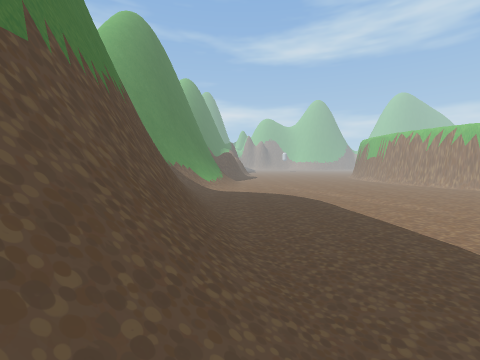
[1] (above)

22 first-person views from a walk through a scene from a Unity 3-D project. The camera is 1.5 m above the floor, tilts 4° down and sees 90° across. The floor is counted in squares, 1 m on a side. Each view is taken from the middle of a square. On the plan, view 1 faces up. The plan holds only what a view shows up to about 13 squares ahead; the rest is blank. The place goes on beyond the plan. Some animated figures are not drawn. Some surface patterns are stand-ins.

[2]
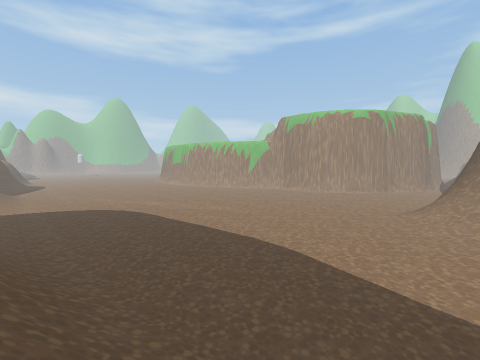

[3]
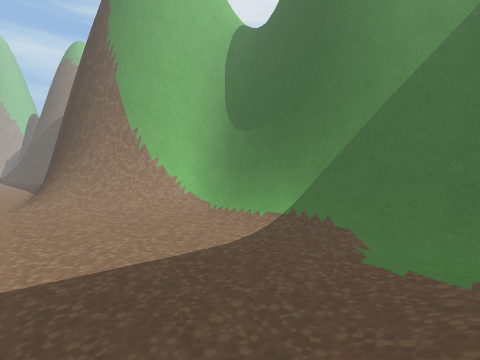

[4]
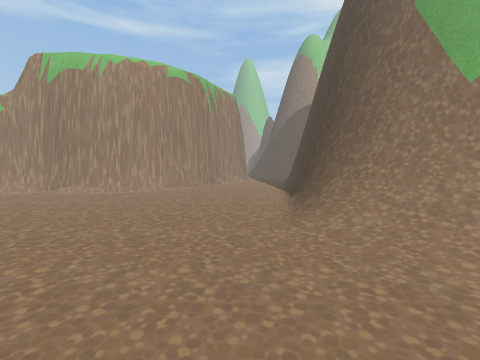

[5]
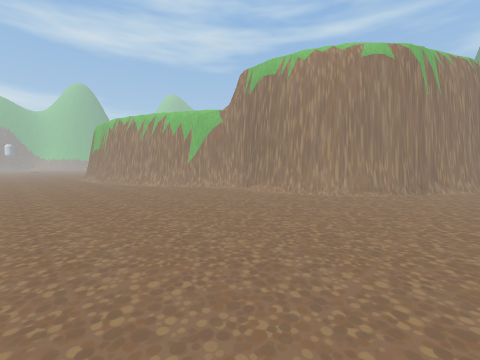

[6]
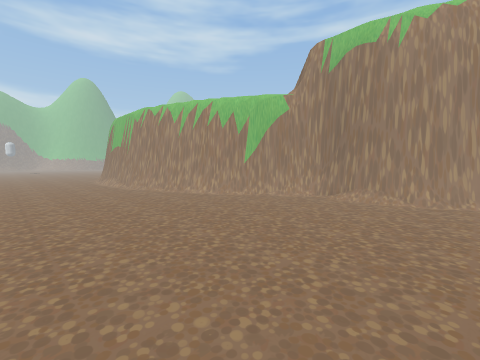

[7]
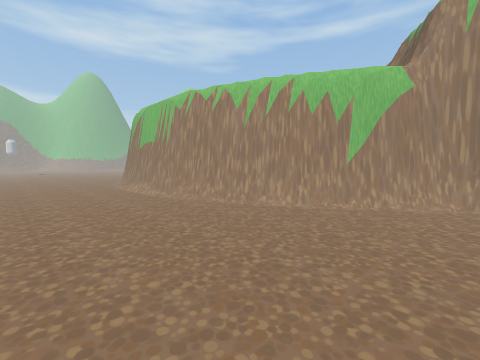

[8]
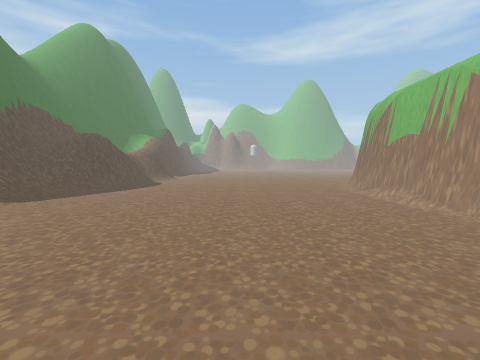

[9]
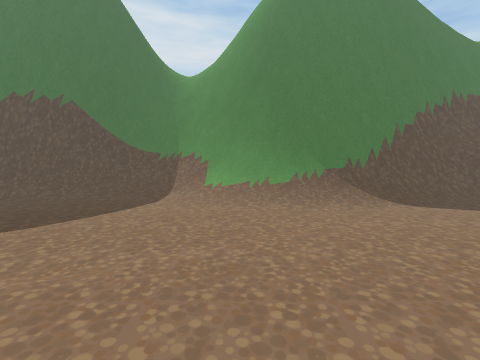

[10]
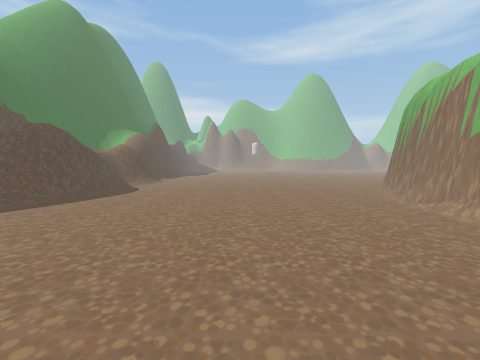

[11]
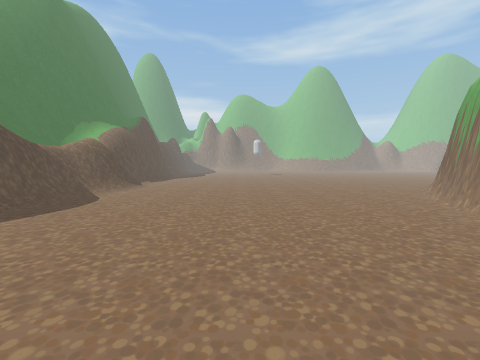

[12]
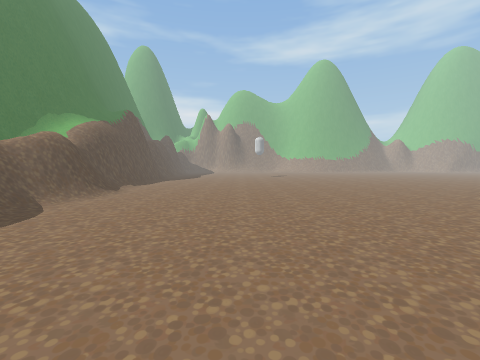

[13]
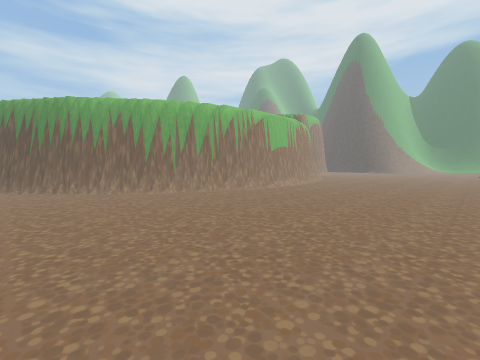

[14]
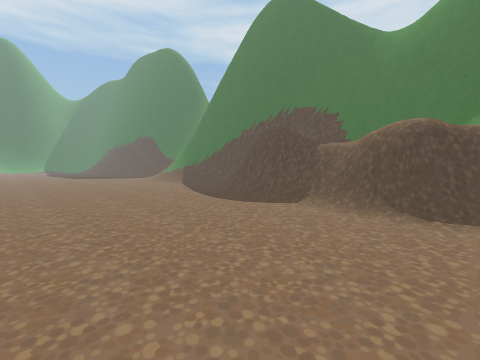

[15]
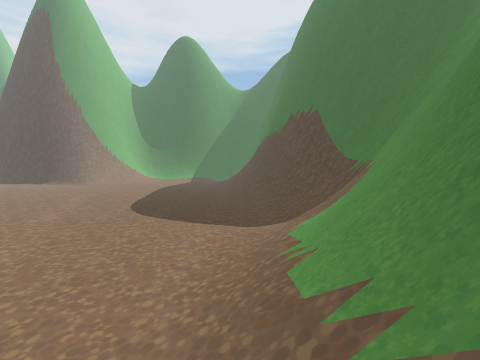

[16]
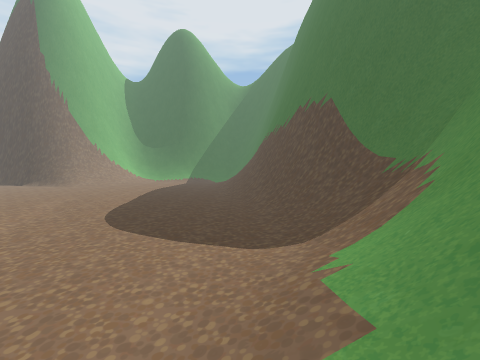

[17]
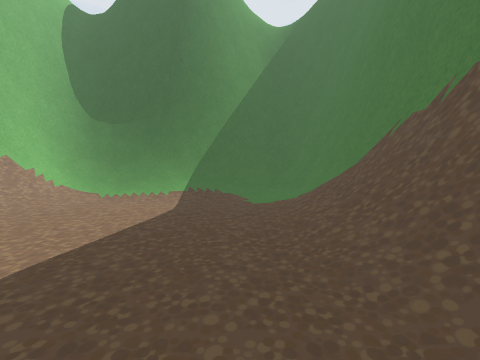

[18]
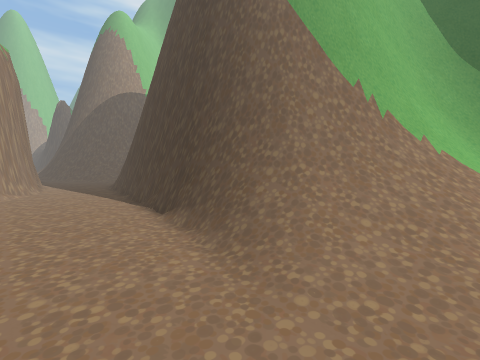

[19]
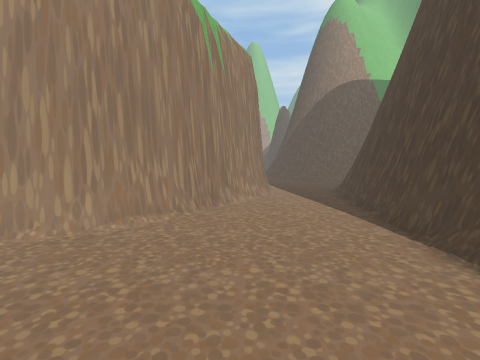

[20]
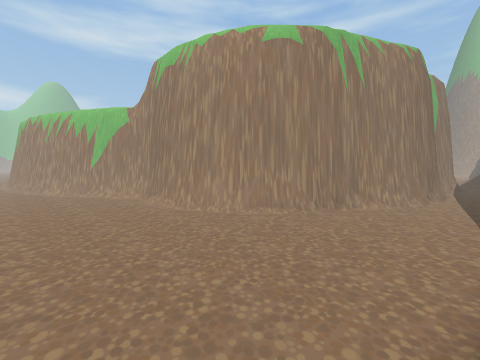

[21]
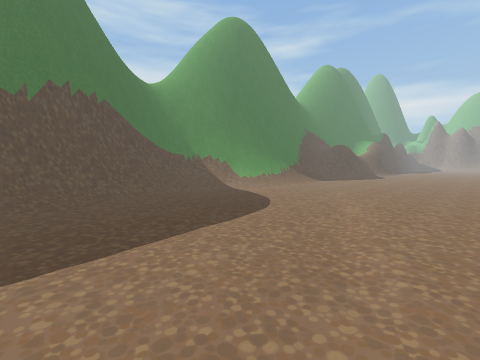

[22]
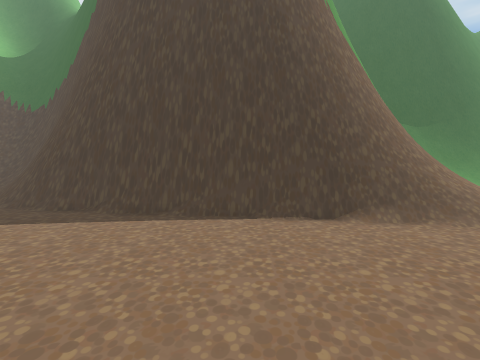

### Floor plan
Key: @ floor where view 1 was taken; # wall or solid block; . main floor; : floor 5 m higher than the main floor; + floor 7.5 m higher than the main floor; / step, stairs or slope; = window, fence, low wall or low ledge; v drop or lower ground.
Columns run from 6 left of view 1 to 28 right of it. Each row starts with its distance up from view 1.
 41       #=....................##
 40       ##..................###
 39       ##.................##v
 38       #=................##
 37       #=................#v
 36       ##...............##
 35       #................#:
 34       #...............#v
 33      ##..............=#
 32     ###..............##
 31    ###=..............#
 30    #=#/..............#
 29    #=/...............#
 28    ##/..............=#
 27    ##/..............=#
 26    #=/..............=#
 25    ##/...............#
 24    ##/...............#
 23    #=/...............#
 22   ###/...............##
 21   ##//...............##
 20   #=//................#
 19  ##=//................##:
 18 ##///..................##
 17 ##///..................##:  #=
 16 #=//....................####
 15 ##//.....................##
 14 ##///....................##
 13  ##//....................##
 12   #=/....................##
 11   ##/....................##
 10   ##=/....................#
  9    #=/....................##+
  8    ##/.....................#v+
  7    ##=/.....................##
  6     #=/......................##v+
  5     #=/........................##v
  4     #=/.........................###
  3     ##/............................
  2     #///..........///==............
  1     #=//.........////=########=....
  0     #/@.........////=##     ######.
 -1     #//.........///=##          ###
 -2     #=/........///=##
 -3     #=/../////////##
 -4     #=///////////=##
 -5     #=///=======/=#
 -6     ##==###########
 -7      #####

Where each view was taken, in squares from view 1:
view 1: 0 up, 0 right, facing up
view 2: 0 up, 1 left, facing up-right
view 3: 3 up, 0 right, facing down-right
view 4: 4 up, 7 right, facing right
view 5: 4 up, 9 right, facing up-right
view 6: 9 up, 9 right, facing up-right
view 7: 14 up, 9 right, facing up-right
view 8: 17 up, 8 right, facing up
view 9: 20 up, 8 right, facing left
view 10: 21 up, 8 right, facing up
view 11: 25 up, 8 right, facing up
view 12: 28 up, 8 right, facing up
view 13: 41 up, 5 right, facing down-right
view 14: 41 up, 9 right, facing down-left
view 15: 24 up, 1 left, facing down
view 16: 22 up, 1 left, facing down
view 17: 7 up, 2 right, facing down
view 18: 5 up, 11 right, facing down-right
view 19: 5 up, 15 right, facing right
view 20: 2 up, 14 right, facing up-right
view 21: 7 up, 9 right, facing up-left
view 22: 8 up, 20 right, facing down
